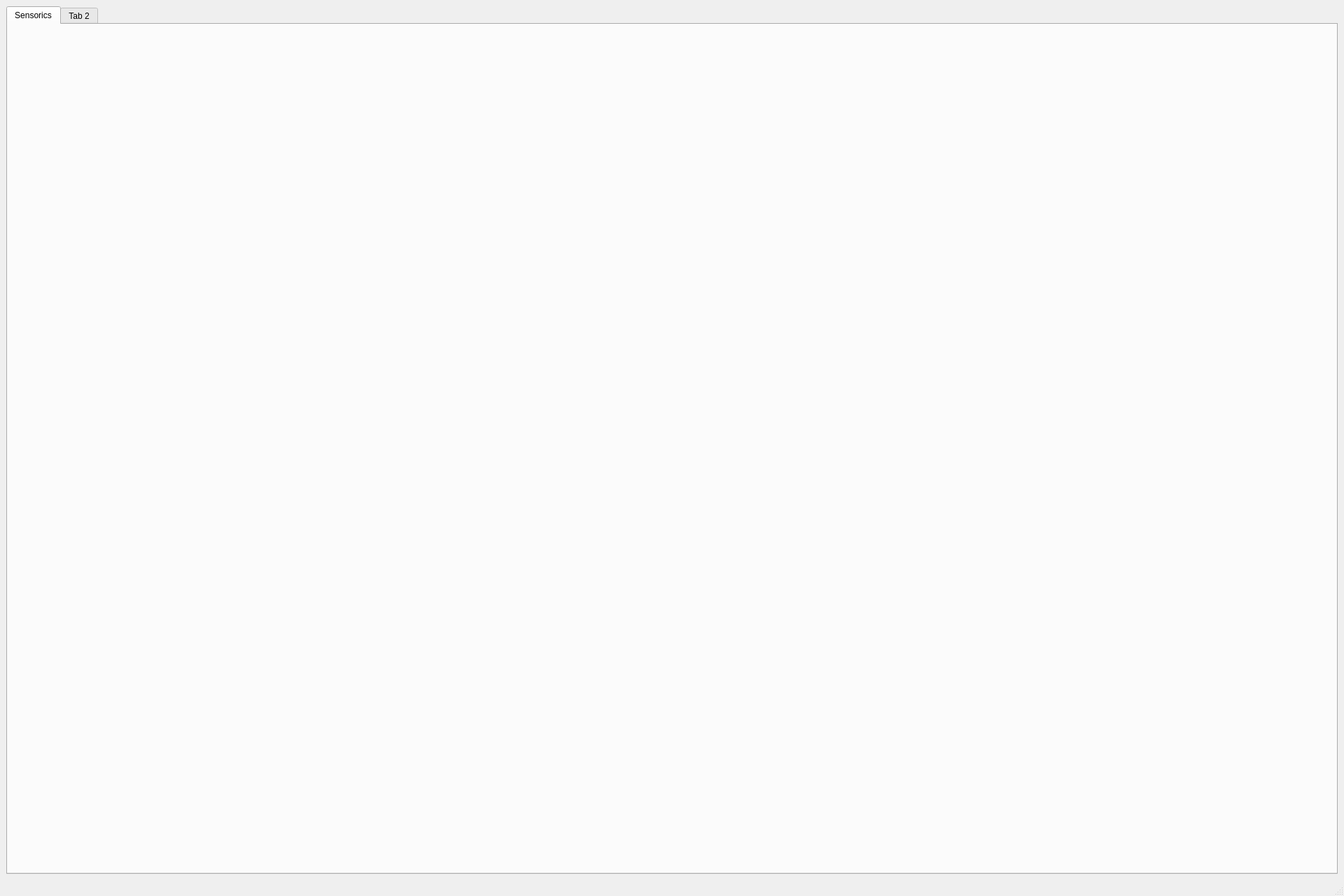
<?xml version="1.0" encoding="UTF-8"?>
<ui version="4.0">
 <class>MainWindow</class>
 <widget class="QMainWindow" name="MainWindow">
  <property name="geometry">
   <rect>
    <x>0</x>
    <y>0</y>
    <width>1920</width>
    <height>1280</height>
   </rect>
  </property>
  <property name="windowTitle">
   <string>ADCS connector</string>
  </property>
  <widget class="QWidget" name="centralwidget">
   <layout class="QGridLayout" name="gridLayout">
    <item row="0" column="0">
     <widget class="QTabWidget" name="tabWidget">
      <property name="currentIndex">
       <number>0</number>
      </property>
      <widget class="QWidget" name="sensorics_tab">
       <attribute name="title">
        <string>Sensorics</string>
       </attribute>
       <layout class="QGridLayout" name="gridLayout_2">
        <item row="0" column="0">
         <layout class="QGridLayout" name="sensorics_layout"/>
        </item>
       </layout>
      </widget>
      <widget class="QWidget" name="tab_2">
       <property name="enabled">
        <bool>true</bool>
       </property>
       <attribute name="title">
        <string>Tab 2</string>
       </attribute>
      </widget>
     </widget>
    </item>
   </layout>
  </widget>
  <widget class="QMenuBar" name="menubar">
   <property name="geometry">
    <rect>
     <x>0</x>
     <y>0</y>
     <width>1920</width>
     <height>22</height>
    </rect>
   </property>
  </widget>
  <widget class="QStatusBar" name="statusbar"/>
 </widget>
 <resources/>
 <connections/>
</ui>
